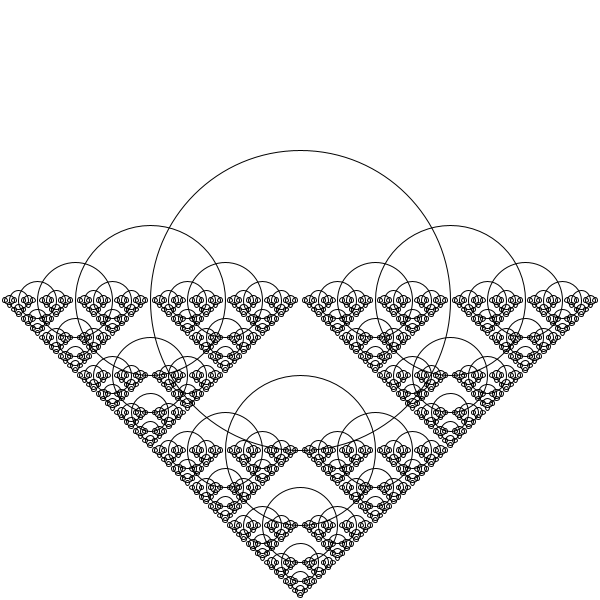
Frame 1 (no input)
Frame 60 (the mouse pressed at the canvas centre just before this capture): identical to frame 1, image omitted
Frame 120 (the mouse held since frame 60 and released just before this capture): identical to frame 1, image omitted

The Processing sketch that drew this single still picture (run headless with seeded random() and noise(); from frame 60 on, the mouse is pressed at the canvas centre):

// Processing sketch: sierpinski_triangle
// ── sierpinski_triangle.pde
void setup()
{
  size(600, 600); 
  ellipseMode(CENTER);
  //noLoop();
  stroke(0);
  noFill();

  //background(255);
  //drawCircle(new PVector(width/2,height/2),300);
}

float divisore = 2; 



void draw()
{

  background(255);
  drawCircle(new PVector(width/2, height/2), 300);
}

void drawCircle(PVector c, float diameter)
{
  if (diameter < 3)
    return;
  drawCircle(new PVector(c.x + diameter/divisore, c.y), 0.5 * diameter);
  drawCircle(new PVector(c.x - diameter/divisore, c.y), 0.5* diameter);
  drawCircle(new PVector(c.x, c.y + diameter/divisore), 0.5 * diameter);
  //drawCircle(new PVector(c.x, c.y - diameter/divisore), 0.5 * diameter);

  ellipse(c.x, c.y, diameter, diameter);
}
